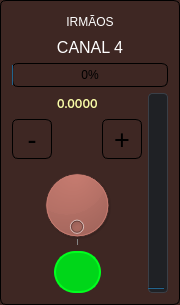
                       <widget class="QGroupBox" name="groupBox_4">
                        <property name="maximumSize">
                         <size>
                          <width>180</width>
                          <height>16777215</height>
                         </size>
                        </property>
                        <property name="styleSheet">
                         <string notr="true">background-color: #3E2723;
border: 1px solid black;      /* opcional: força borda */
border-radius: 6px;   /* quanto maior o número, mais arredondado */
</string>
                        </property>
                        <property name="title">
                         <string/>
                        </property>
                        <layout class="QGridLayout" name="gridLayout_4">
                         <item row="1" column="0">
                          <layout class="QHBoxLayout" name="horizontalLayout_9">
                           <item>
                            <layout class="QGridLayout" name="gridLayout_17">
                             <item row="2" column="0">
                              <layout class="QGridLayout" name="gridLayout_18">
                               <item row="0" column="3">
                                <spacer name="horizontalSpacer_22">
                                 <property name="orientation">
                                  <enum>Qt::Orientation::Horizontal</enum>
                                 </property>
                                 <property name="sizeHint" stdset="0">
                                  <size>
                                   <width>40</width>
                                   <height>20</height>
                                  </size>
                                 </property>
                                </spacer>
                               </item>
                               <item row="0" column="2">
                                <widget class="ModernDial" name="dial_3">
                                 <property name="minimumSize">
                                  <size>
                                   <width>80</width>
                                   <height>80</height>
                                  </size>
                                 </property>
                                 <property name="maximumSize">
                                  <size>
                                   <width>80</width>
                                   <height>80</height>
                                  </size>
                                 </property>
                                 <property name="wrapping">
                                  <bool>true</bool>
                                 </property>
                                 <property name="notchTarget">
                                  <double>100.000000000000000</double>
                                 </property>
                                 <property name="notchesVisible">
                                  <bool>true</bool>
                                 </property>
                                </widget>
                               </item>
                               <item row="0" column="1">
                                <spacer name="horizontalSpacer_21">
                                 <property name="orientation">
                                  <enum>Qt::Orientation::Horizontal</enum>
                                 </property>
                                 <property name="sizeHint" stdset="0">
                                  <size>
                                   <width>40</width>
                                   <height>20</height>
                                  </size>
                                 </property>
                                </spacer>
                               </item>
                              </layout>
                             </item>
                             <item row="4" column="0">
                              <layout class="QGridLayout" name="gridLayout_19">
                               <item row="0" column="2">
                                <widget class="ModernButton" name="pushButton_ch04">
                                 <property name="minimumSize">
                                  <size>
                                   <width>42</width>
                                   <height>42</height>
                                  </size>
                                 </property>
                                 <property name="styleSheet">
                                  <string notr="true">* { font-family: &quot;Inter&quot;, &quot;Roboto&quot;, &quot;Segoe UI&quot;, sans-serif; font-size: 16px; }
QPushButton {
color: cyan;
 border-radius: 21px;
  
background-color: #00d619;
  border: 2px solid #00ff1e;

}

QPushButton:checked {
	background-color: #d90000;
    color: white;
    border: 1px solid #ff6a00;

}
</string>
                                 </property>
                                 <property name="text">
                                  <string/>
                                 </property>
                                 <property name="checkable">
                                  <bool>true</bool>
                                 </property>
                                </widget>
                               </item>
                               <item row="0" column="1">
                                <spacer name="horizontalSpacer_23">
                                 <property name="orientation">
                                  <enum>Qt::Orientation::Horizontal</enum>
                                 </property>
                                 <property name="sizeHint" stdset="0">
                                  <size>
                                   <width>40</width>
                                   <height>20</height>
                                  </size>
                                 </property>
                                </spacer>
                               </item>
                               <item row="0" column="3">
                                <spacer name="horizontalSpacer_24">
                                 <property name="orientation">
                                  <enum>Qt::Orientation::Horizontal</enum>
                                 </property>
                                 <property name="sizeHint" stdset="0">
                                  <size>
                                   <width>40</width>
                                   <height>20</height>
                                  </size>
                                 </property>
                                </spacer>
                               </item>
                              </layout>
                             </item>
                             <item row="1" column="0">
                              <layout class="QGridLayout" name="gridLayout_20">
                               <item row="0" column="2">
                                <spacer name="horizontalSpacer_19">
                                 <property name="orientation">
                                  <enum>Qt::Orientation::Horizontal</enum>
                                 </property>
                                 <property name="sizeHint" stdset="0">
                                  <size>
                                   <width>40</width>
                                   <height>20</height>
                                  </size>
                                 </property>
                                </spacer>
                               </item>
                               <item row="0" column="1">
                                <widget class="ModernButton" name="pbMinus_3">
                                 <property name="minimumSize">
                                  <size>
                                   <width>40</width>
                                   <height>40</height>
                                  </size>
                                 </property>
                                 <property name="maximumSize">
                                  <size>
                                   <width>40</width>
                                   <height>40</height>
                                  </size>
                                 </property>
                                 <property name="font">
                                  <font>
                                   <pointsize>20</pointsize>
                                   <fontweight>Black</fontweight>
                                  </font>
                                 </property>
                                 <property name="styleSheet">
                                  <string notr="true"/>
                                 </property>
                                 <property name="text">
                                  <string>-</string>
                                 </property>
                                 <property name="flat">
                                  <bool>true</bool>
                                 </property>
                                </widget>
                               </item>
                               <item row="0" column="3">
                                <widget class="ModernButton" name="pbPlus_3">
                                 <property name="minimumSize">
                                  <size>
                                   <width>40</width>
                                   <height>40</height>
                                  </size>
                                 </property>
                                 <property name="maximumSize">
                                  <size>
                                   <width>40</width>
                                   <height>40</height>
                                  </size>
                                 </property>
                                 <property name="font">
                                  <font>
                                   <pointsize>20</pointsize>
                                   <fontweight>Black</fontweight>
                                  </font>
                                 </property>
                                 <property name="styleSheet">
                                  <string notr="true"/>
                                 </property>
                                 <property name="text">
                                  <string>+</string>
                                 </property>
                                 <property name="flat">
                                  <bool>true</bool>
                                 </property>
                                </widget>
                               </item>
                              </layout>
                             </item>
                             <item row="0" column="0">
                              <layout class="QGridLayout" name="gridLayout_36">
                               <item row="0" column="0">
                                <spacer name="horizontalSpacer_63">
                                 <property name="orientation">
                                  <enum>Qt::Orientation::Horizontal</enum>
                                 </property>
                                 <property name="sizeHint" stdset="0">
                                  <size>
                                   <width>40</width>
                                   <height>20</height>
                                  </size>
                                 </property>
                                </spacer>
                               </item>
                               <item row="0" column="1">
                                <widget class="QLabel" name="labelPercentCH04">
                                 <property name="font">
                                  <font>
                                   <family>Inter</family>
                                   <strikeout>false</strikeout>
                                   <fontweight>ExtraBold</fontweight>
                                  </font>
                                 </property>
                                 <property name="styleSheet">
                                  <string notr="true">color: #ffffaa;
 border: 0px solid black;      /* opcional: força borda */
</string>
                                 </property>
                                 <property name="text">
                                  <string>0.0000</string>
                                 </property>
                                </widget>
                               </item>
                               <item row="0" column="2">
                                <spacer name="horizontalSpacer_64">
                                 <property name="orientation">
                                  <enum>Qt::Orientation::Horizontal</enum>
                                 </property>
                                 <property name="sizeHint" stdset="0">
                                  <size>
                                   <width>40</width>
                                   <height>20</height>
                                  </size>
                                 </property>
                                </spacer>
                               </item>
                              </layout>
                             </item>
                            </layout>
                           </item>
                           <item>
                            <widget class="QProgressBar" name="progressBar_3">
                             <property name="maximumSize">
                              <size>
                               <width>20</width>
                               <height>1000</height>
                              </size>
                             </property>
                             <property name="styleSheet">
                              <string notr="true">QProgressBar {
  border: 1px solid #3a3f47;
  border-radius: 4px;
  background: #1f2125;
}</string>
                             </property>
                             <property name="value">
                              <number>0</number>
                             </property>
                             <property name="textVisible">
                              <bool>false</bool>
                             </property>
                             <property name="orientation">
                              <enum>Qt::Orientation::Vertical</enum>
                             </property>
                            </widget>
                           </item>
                          </layout>
                         </item>
                         <item row="0" column="0">
                          <layout class="QGridLayout" name="gridLayout_31">
                           <item row="2" column="0">
                            <widget class="ModernProgressBar" name="pbarVol_3">
                             <property name="styleSheet">
                              <string notr="true">  border: 1px solid #cyan;
  border-radius: 4px;
  background: #1f2125;
color: white;
</string>
                             </property>
                             <property name="value">
                              <number>0</number>
                             </property>
                             <property name="alignment">
                              <set>Qt::AlignmentFlag::AlignCenter</set>
                             </property>
                            </widget>
                           </item>
                           <item row="0" column="0">
                            <layout class="QGridLayout" name="gridLayout_44">
                             <item row="0" column="1">
                              <widget class="QPushButton" name="bTitleCH04">
                               <property name="font">
                                <font>
                                 <fontweight>Black</fontweight>
                                </font>
                               </property>
                               <property name="styleSheet">
                                <string notr="true">background-color: transparent;
color: white;
border: 0px;</string>
                               </property>
                               <property name="text">
                                <string>IRMÃOS</string>
                               </property>
                               <property name="flat">
                                <bool>true</bool>
                               </property>
                              </widget>
                             </item>
                             <item row="0" column="2">
                              <spacer name="horizontalSpacer_52">
                               <property name="orientation">
                                <enum>Qt::Orientation::Horizontal</enum>
                               </property>
                               <property name="sizeHint" stdset="0">
                                <size>
                                 <width>40</width>
                                 <height>20</height>
                                </size>
                               </property>
                              </spacer>
                             </item>
                             <item row="0" column="0">
                              <spacer name="horizontalSpacer_51">
                               <property name="orientation">
                                <enum>Qt::Orientation::Horizontal</enum>
                               </property>
                               <property name="sizeHint" stdset="0">
                                <size>
                                 <width>40</width>
                                 <height>20</height>
                                </size>
                               </property>
                              </spacer>
                             </item>
                            </layout>
                           </item>
                           <item row="1" column="0">
                            <widget class="QLabel" name="label_3">
                             <property name="font">
                              <font>
                               <pointsize>12</pointsize>
                               <bold>false</bold>
                              </font>
                             </property>
                             <property name="styleSheet">
                              <string notr="true">color: white;
border: 0px;</string>
                             </property>
                             <property name="text">
                              <string>CANAL 4</string>
                             </property>
                             <property name="alignment">
                              <set>Qt::AlignmentFlag::AlignCenter</set>
                             </property>
                            </widget>
                           </item>
                          </layout>
                         </item>
                        </layout>
                       </widget>
